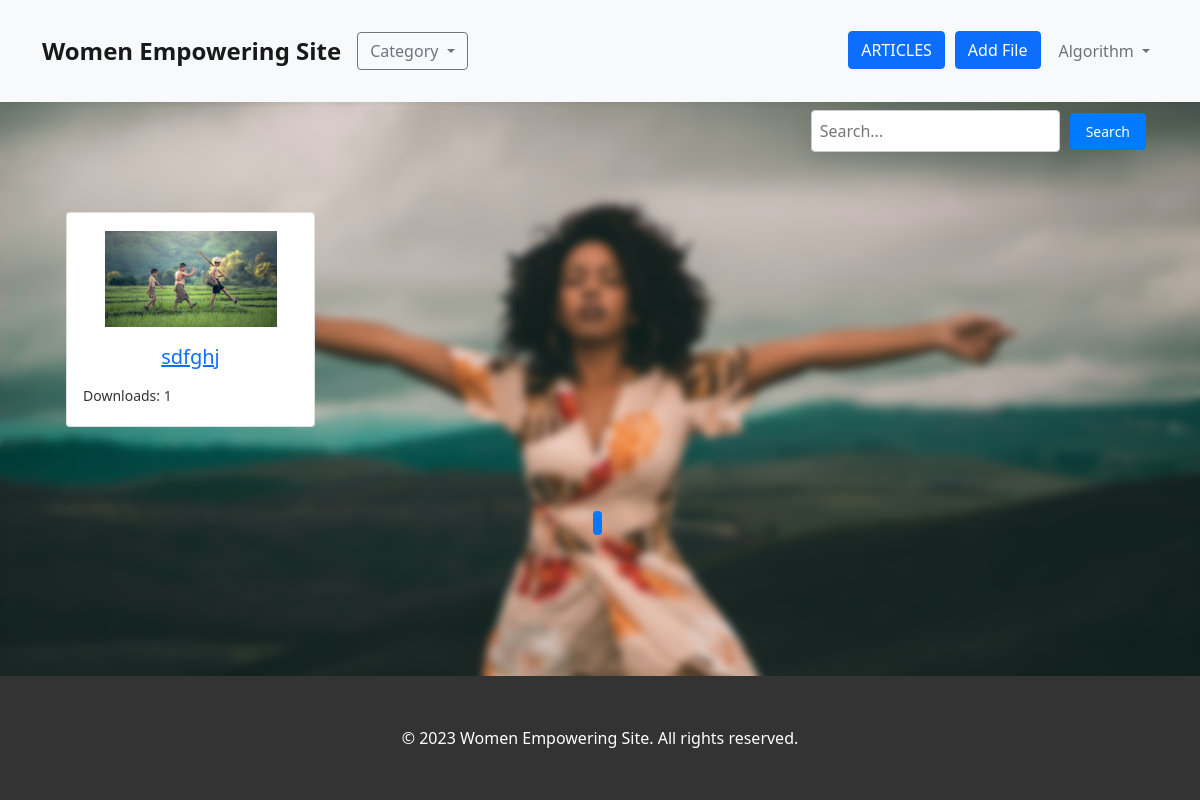
The app's page /blog/audio/ (signed in), older data.
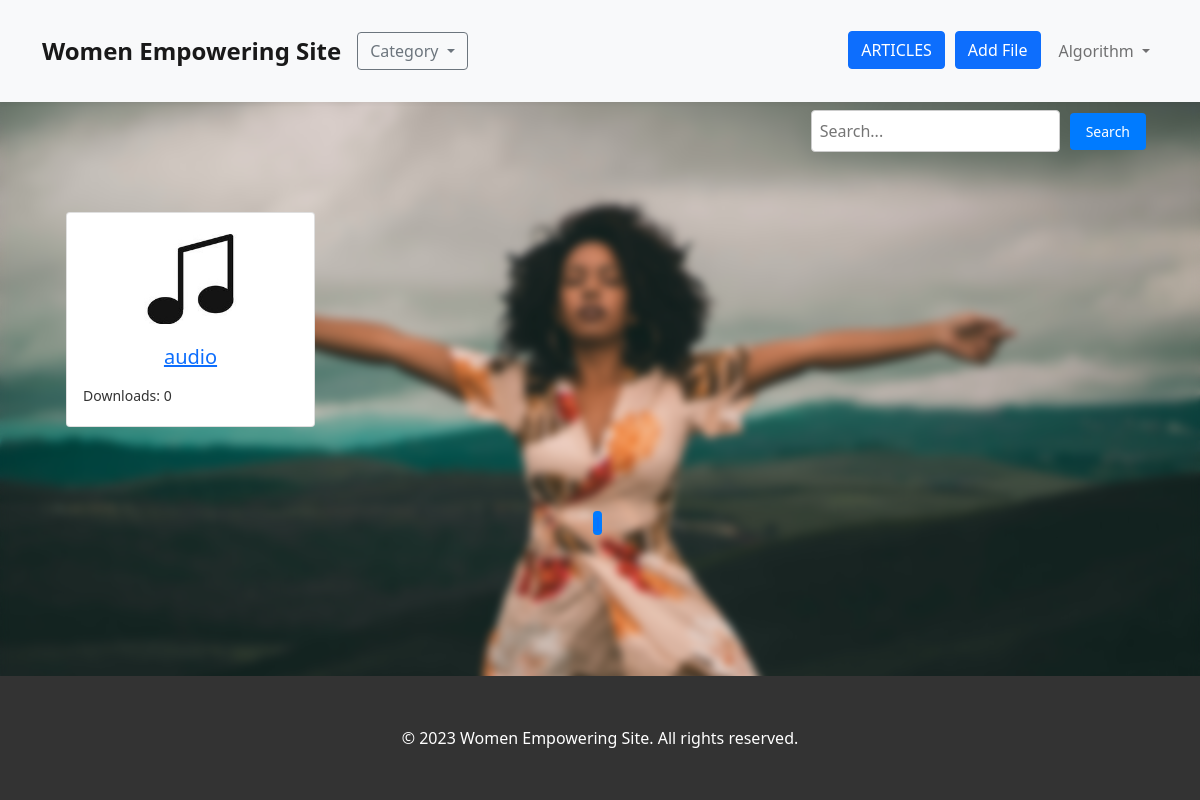
The same page, newer data.
### blog/models.py (models this page shows, shortened)
class FilesAdmin(models.Model):
    adminupload= models.FileField(upload_to='media/')
    title = models.CharField(max_length=50)
    description = models.TextField()
    downloadcount = models.IntegerField(default=0,blank=True)
    def get_file_type(self):
        file_extension = os.path.splitext(self.adminupload.name)[1]
        file_type = file_extension.lower().lstrip('.')
        if file_type in ['jpg','png','gif','jpeg']:
            return 'image'
        elif file_type in ['mp4','mkv','webm']:
            return 'video'
        elif file_type == 'pdf':
            return 'pdf'
        elif file_type in ['mp3','wav','aac']:
            return 'audio'
        else:
            return

### blog/views.py (the view)
# urls.py: path('',listfiles,name='list'),
@login_required
def listfiles(request,cat=None):
    files = FilesAdmin.objects.all()
    paginator = Paginator(files, 16)
    page_number = request.GET.get('page', 1)
    page = paginator.get_page(page_number)
    if cat:
        files_by_cat =[]
        for file in files:
            if file.get_file_type()==cat:
                files_by_cat.append(file)
                paginator = Paginator(files_by_cat, 16)
                page_number = request.GET.get('page', 1)
                page = paginator.get_page(page_number)
        return render(request,'blog/list.html',{'files':page})
    return render(request,'blog/list.html',{'files':page})

### templates/blog/list.html (shortened to what this page needs)
{% extends 'base.html' %}
{% load static %}
{% block content %}
<div class="container job-grid-content">
  <div class="search-bar-container">
    <form class="search-bar" action="{% url 'search_files' %}" method="get">
      <input type="text" name="q" class="search-input" placeholder="Search...">
      <button type="submit" class="search-btn">Search</button>
    </form>
</div>
  <div class="container">
    <div class="row">
      <div class="col-md-12">
        <div class="row">
          {% for file in files %}
            <div class="col-md-3">
              <div class="card mb-4">
                <div class="card-body">
                  <div class="file-icon-container">
                    {% if file.get_file_type == 'image' %}
                      <img src="{{file.adminupload.url}}" class="file-icon img-fluid" alt="{{file.title}}">
                    {% elif file.get_file_type == 'video' %}
                    <video src="{{file.adminupload.url }}" class="file-icon img-fluid" alt="{{file.title}}">
                    {% elif file.get_file_type == 'audio' %}
                    <img style="height:90px;" src="{% static 'images/sound_icon.jpg' %}" class="file-icon img-fluid" alt="{{file.title}}">
                    {% elif file.get_file_type == 'pdf' %}
                      <img src="{% static 'images/pdf_iconn.jpg' %}" class="file-icon img-fluid" alt="{{file.title}}">
                    {% else %}
                      <img src="{% static 'file_icon.jpg' %}" class="file-icon img-fluid" alt="{{file.title}}">
                    {% endif %}
                  </div>
                  <h5 class="card-title text-center mt-3 mb-3"><a href="{% url 'detail' file.pk %}">{{ file.title }}</a></h5>
                  {% if user.is_staff %}
                  <div class="file-info">
                    <span class="file-info-item">Downloads: {{ file.downloadcount }}</span>
                  </div>
                  {% endif %}
                </div>
              </div>
            </div>
            {% empty %}
      <div class="col-md-12">
        <div class="job-item text-center">
          <p class="job-description" style="font-size: 20px;">Sorry, No files found</b>.</p>
        </div>
      </div>
          {% endfor %}
        </div>
      </div>
    </div>
  </div>
  <div class="container" style="margin-bottom: 20px;">
    <div class="pagination-container">
      <ul class="pagination">
        {% for num in files.paginator.page_range %}
          <li class="pagination-item {% if num == files.number %}active{% endif %}">
            <a href="?page={{ num }}">{{ num }}</a>
          </li>
        {% endfor %}
      </ul>
    </div>
  </div>
  <link rel="stylesheet" href="https://cdnjs.cloudflare.com/ajax/libs/font-awesome/5.15.4/css/all.min.css">
{% endblock %}

Row changes from the older to the newer data that the page shows:
no longer on this page (row unchanged): FilesAdmin: adminupload (picture), title "sdfghj", downloadcount "1"
added FilesAdmin: title "audio", downloadcount "0"
